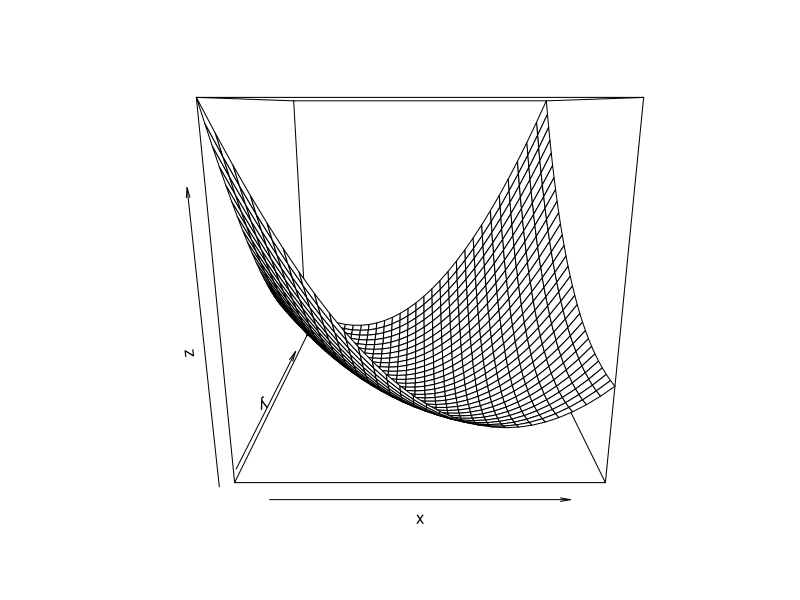

Reproduce this figure in R.
# Author: Raul
# Class: Statistical Computing
# Assignment: homework 4
# Date: 20231002

set.seed(20231002)
rm(list = ls())



# Problem 1 
# (b)
f <- function(theta1, theta2) {
  theta1 - theta2 + 2*theta1^2 + 2*theta1*theta2 + theta2^2
}
x <- y <- seq(-5, 5, length = 30)
z <- outer(x, y, f)
persp(x, y, z)

df <- function(theta1, theta2) {
  a1 <-  1 + 4*theta1 +2*theta2
  a2 <- -1 + 2*theta1 +2*theta2
  matrix(c(a1,a2), nrow=2)
}

Hf <- matrix(c(4, 2, 2, 2), nrow=2, ncol=2)

iterate <- function(theta1, theta2, n) {
  x0 <- c(theta1, theta2)
  x_new <- matrix(x0, nrow=2) - solve(Hf) %*% df(x0[1],x0[1])
  for(i in 1:n) {
    x_new <- matrix(x_new, nrow=2) - solve(Hf) %*% df(x_new[1],x_new[1])
  }
  f(x_new[1],x_new[1])
}

for(i in 1:5){
  a <- runif(1, -1, 1)
  b <- runif(1, -1, 1)
  print(iterate(a,b,i))
}




rm(list = ls())
# Problem 2 (Fischer's Scoring algo)
n1 <- 55; n2 <- 157; n3 <- 159; n4 <- 16
Y <- rep(0, n1+n2+n3+n4)
Y[(n1+1):(n1+2)] <- 1
Y[(n1+n2+1):(n1+n2+7)] <- 1
Y[(n1+n2+n3+1):(n1+n2+n3+3)] <- 1
X1 <- rep(1, n1+n2+n3+n4)
X2 <- c(rep(7, n1), rep(14, n2), rep(27, n3), rep(57, n4))
X  <- matrix(c(X1,X2), nrow=n1+n2+n3+n4)

#data.frame(Y=Y, X1=X1, X2=X2)
glm(Y~X[,2], family = "binomial")

theta_0 <- matrix(c(.01,.01), nrow=2)
score_algo <- function(theta, X, Y, n1, n2, n3, n4, its=5) {
  for(i in 1:its) {
    X2 <- X[,2]
    mu <- exp(X%*%theta)/(1+exp(X%*%theta))
    Z <- X%*%theta + (Y-mu)*1/(mu*(1-mu))
    #W <- (c(rep(n1,n1),rep(n2,n2),rep(n3,n3),rep(n4,n4)) * mu*(1-mu))^-1
    W <- (mu*(1-mu)) / c(rep(n1,n1),rep(n2,n2),rep(n3,n3),rep(n4,n4))
    theta_new <- lm(Z~X2, weights = W) |> coefficients() |> as.matrix() |> unname()
    theta <- theta_new
  }
  theta_new
}

theta_hat <- score_algo(theta_0, X, Y, n1, n2, n3, n4, its = 25)


save.image("hw4_en.RData")






### Mu <- function(theta1, theta2, X) {
### theta_vec <- matrix(c(theta1, theta2), nrow=2)
### X%*%theta_vec
### }
### 
### xB <- Mu(1,2,X)
### pi_of_theta <- function(xB){ exp(xB)/(1+exp(xB)) }
### dpi_theta <- function(xB) { exp(xB)/(1+exp(xB))^2 }
### 
### Z <- pi_of_theta(xB) + (Y-xB)*dpi_theta(xB)
### VxB <- c(rep(n1,n1),rep(n2,n2),rep(n3,n3),rep(n4,n4)) * xB*(1-xB)
### W <- (dpi_theta(xB)^2 * VxB)^-1
### 
### lm(Z~X, weights = W) |> coefficients()


#### by hand
### x0 <- c(1,1)
### 
### x1 <- matrix(x0, nrow=2) - solve(Hf) %*% df(x0[1],x0[1])
### f(x1[1],x1[1])
### 
### x2 <- matrix(x1, nrow=2) - solve(Hf) %*% df(x1[1],x1[1])
### f(x2[1],x2[1])
### 
### x3 <- matrix(x2, nrow=2) - solve(Hf) %*% df(x2[1],x2[1])
### f(x3[1],x3[1])
### 
### x4 <- matrix(x3, nrow=2) - solve(Hf) %*% df(x3[1],x3[1])
### f(x4[1],x4[1])

